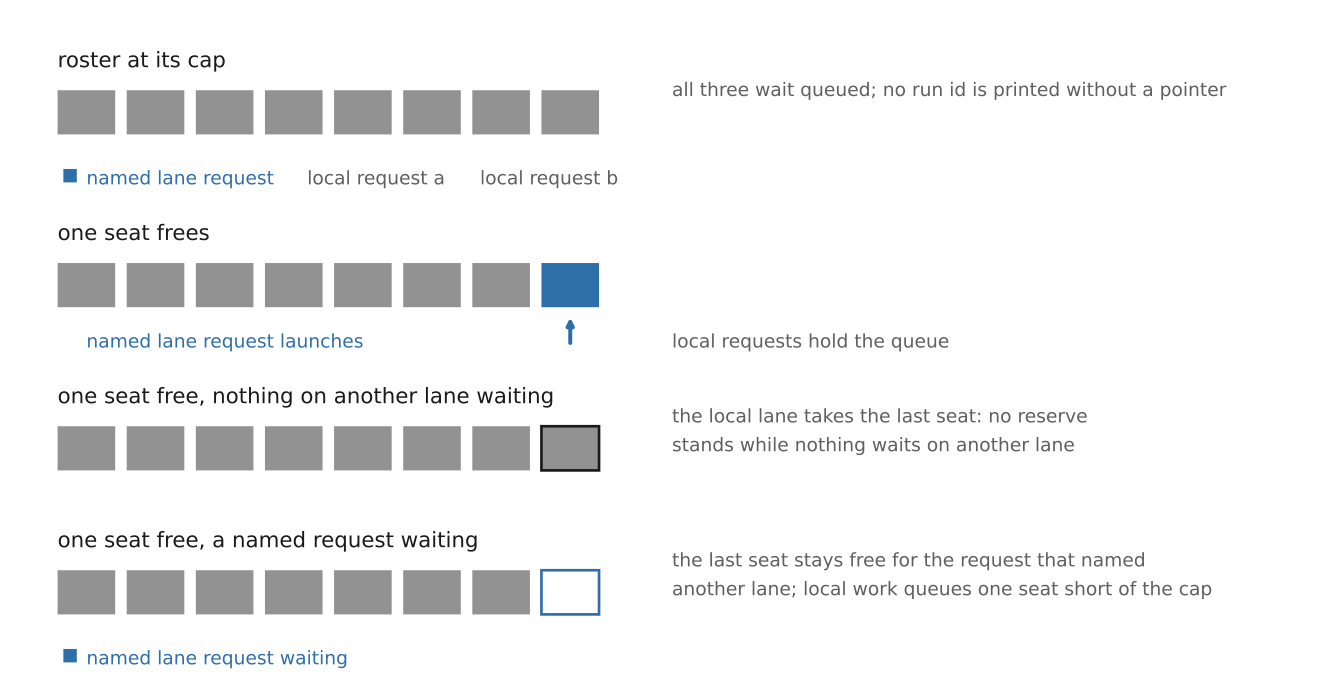

Reproduce this figure in Python.
"""Draw the roster states a held dispatch passes through.

Every label is emitted as a vector path, so the figure renders with the same
text wherever no font is resolvable — the shape of a glyph never depends on the
renderer's font configuration.

    python placement-bound-queueing.py
"""

from __future__ import annotations

from pathlib import Path

import matplotlib

matplotlib.use("Agg")
import matplotlib.pyplot as plt  # noqa: figure construction needs pyplot
from matplotlib.patches import Rectangle  # noqa: seat cells and arrows

SVG_FONT = "path"

POPULATION = "#929292"
NAMED = "#2f6fa8"
INK = "#1a1a1a"
POLITE = "#5f5f5f"

SEAT_W, SEAT_H, SEAT_GAP = 60, 46, 12
FIRST_SEAT_X = 60


def _seats(ax, y, *, filled, outline=None, outline_colour=INK):
    for index in range(8):
        x = FIRST_SEAT_X + index * (SEAT_W + SEAT_GAP)
        face = POPULATION if index < filled else "#ffffff"
        ax.add_patch(Rectangle((x, y), SEAT_W, SEAT_H, facecolor=face, edgecolor="none"))
        if outline is not None and index == 7:
            ax.add_patch(
                Rectangle(
                    (x, y),
                    SEAT_W,
                    SEAT_H,
                    facecolor="none",
                    edgecolor=outline_colour,
                    linewidth=2,
                )
            )


def _arrow_up(ax, x, y_tail, y_head, colour):
    ax.annotate(
        "",
        xy=(x, y_head),
        xytext=(x, y_tail),
        arrowprops={"arrowstyle": "->", "color": colour, "linewidth": 3},
    )


def main() -> Path:
    plt.rcParams["svg.fonttype"] = SVG_FONT
    fig = plt.figure(figsize=(14, 7.2), dpi=100)
    ax = fig.add_axes((0, 0, 1, 1))
    ax.set_xlim(0, 1400)
    ax.set_ylim(0, 720)
    ax.axis("off")
    fig.patch.set_facecolor("#ffffff")

    label_kw = {"fontsize": 16, "color": INK, "ha": "left", "va": "baseline"}
    note_kw = {"fontsize": 14, "color": POLITE, "ha": "left", "va": "baseline"}

    # roster at its cap, three requests waiting
    ax.text(60, 650, "roster at its cap", **label_kw)
    _seats(ax, 580, filled=8)
    ax.add_patch(Rectangle((66, 530), 14, 14, facecolor=NAMED, edgecolor="none"))
    ax.text(90, 528, "named lane request", fontsize=14, color=NAMED)
    ax.text(320, 528, "local request a", **note_kw)
    ax.text(500, 528, "local request b", **note_kw)
    ax.text(700, 620, "all three wait queued; no run id is printed without a pointer", **note_kw)

    # one seat frees and the named request takes it
    ax.text(60, 470, "one seat frees", **label_kw)
    _seats(ax, 400, filled=7)
    ax.add_patch(
        Rectangle(
            (FIRST_SEAT_X + 7 * (SEAT_W + SEAT_GAP), 400),
            SEAT_W,
            SEAT_H,
            facecolor=NAMED,
            edgecolor="none",
        )
    )
    _arrow_up(ax, FIRST_SEAT_X + 7 * (SEAT_W + SEAT_GAP) + SEAT_W / 2, 360, 392, NAMED)
    ax.text(90, 358, "named lane request launches", fontsize=14, color=NAMED)
    ax.text(700, 358, "local requests hold the queue", **note_kw)

    # nothing waits on another lane, so the local lane fills the cap
    ax.text(60, 300, "one seat free, nothing on another lane waiting", **label_kw)
    _seats(ax, 230, filled=8, outline=True)
    ax.text(700, 280, "the local lane takes the last seat: no reserve", **note_kw)
    ax.text(700, 250, "stands while nothing waits on another lane", **note_kw)

    # a named request waits, so the last seat stays reserved
    ax.text(60, 150, "one seat free, a named request waiting", **label_kw)
    _seats(ax, 80, filled=7, outline=True, outline_colour=NAMED)
    ax.add_patch(Rectangle((66, 30), 14, 14, facecolor=NAMED, edgecolor="none"))
    ax.text(90, 28, "named lane request waiting", fontsize=14, color=NAMED)
    ax.text(700, 130, "the last seat stays free for the request that named", **note_kw)
    ax.text(700, 100, "another lane; local work queues one seat short of the cap", **note_kw)

    target = Path(__file__).with_suffix(".svg")
    fig.savefig(target, format="svg", facecolor="#ffffff")
    plt.close(fig)
    return target


if __name__ == "__main__":
    print(main())
